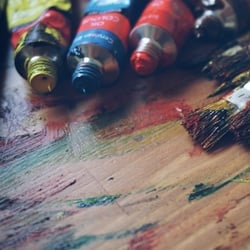
//> input picture Web Development/Dasmoto Project/resources/css/finnish.jpeg, 250 x 250 px
$ ./mtf_analyzer_6 '../../../Dasmoto Project/resources/css/finnish.jpeg'   (built with g++ and OpenCV 4)
//> lines starting //> are read from the running program, lines starting //| are printed output that depends on the picture; after the words box and inside, x2 and y2 are one past the last pixel; in counts of white or black regions, pixels touching at a corner belong together
#include <opencv2/opencv.hpp>
#include <iostream>
#include <vector>
#include <numeric>   // for std::iota, std::accumulate
#include <algorithm> // for std::sort
#include <map>       // for std::map
#include <cmath>     // for mathematical operations

class MTFAnalyzer
{
public:
    // Data structures
    struct EdgeROI
    {
        cv::Vec4i line;
        cv::Rect roi;
        double angle;
        cv::Mat roi_image;
    };

    struct EdgeProfileData
    {
        std::vector<std::vector<double>> profiles;
        cv::Mat visualization;
    };

    struct ESFData
    {
        std::vector<double> distances;          // Perpendicular distances from edge
        std::vector<double> intensities;        // Corresponding intensity values
        std::vector<double> binned_distances;   // After binning
        std::vector<double> binned_intensities; // After binning
        cv::Mat visualization;                  // For debugging
    };

    struct ROIQuality
    {
        double edge_strength;      // Edge contrast/gradient strength (0-100)
        double linearity_score;    // How straight/linear the edge is (0-100)
        double noise_level;        // Noise assessment in the ROI (lower is better)
        double profile_adequacy;   // Number and quality of profiles (0-100)
        double overall_score;      // Combined quality score (0-100)
        bool is_acceptable;        // Whether ROI meets quality threshold
        std::string quality_reason; // Explanation of quality assessment
    };

    struct LSFData
    {
        std::vector<double> distances;    // X-axis positions
        std::vector<double> lsf_values;   // LSF values
        std::vector<double> smoothed_lsf; // Smoothed LSF values
        double fwhm;                      // Full Width at Half Maximum
        cv::Mat visualization;            // Debug visualization
        ROIQuality quality;               // Quality assessment of this ROI
    };

    struct MTFResults
    {
        // Basic MTF data
        std::vector<double> frequencies;
        std::vector<double> mtf_values;

        // Key metrics in cycles/pixel
        double mtf50; // Keep naming consistent
        double mtf20;
        double mtf10;

        // Converted metrics in lp/mm
        double mtf50_lp_mm;
        double mtf20_lp_mm;
        double mtf10_lp_mm;

        // Validation data
        std::vector<double> theoretical_mtf;
        double theoretical_mtf50;
        double theoretical_mtf20;
        double theoretical_mtf10;
        double rms_error;

        // Visualization
        cv::Mat visualization;

        // State flags
        bool has_theoretical = false;
        bool is_converted = false;

        // [64 lines left out: functions convertToLPMM, calculateTheoreticalMTF, printValidationResults, not called in this run]

    private:
        // [22 lines left out: functions calculateTheoreticalMTFx, calculateRMSError, not called in this run]
    };

    class BenchmarkTimer
    {
        using Clock = std::chrono::high_resolution_clock;
        Clock::time_point start;
        std::string name;

    public:
        // [4 lines left out: function BenchmarkTimer, not called in this run]
        ~BenchmarkTimer()
        {
            auto duration = std::chrono::duration_cast<std::chrono::microseconds>(Clock::now() - start);
            std::cout << "\n"
                      << name << " completed in: " << duration.count() << "μs" << std::endl;
            std::cout.flush(); // Force output
        }
    };

    struct ProgramOptions
    {
        std::string input_file;
        double pixel_size_mm = 0.0;
        double gaussian_sigma = 0.0;
        bool debug = false;
        bool validate_theoretical = false;

        static ProgramOptions parseCommandLine(int argc, char **argv)
        {
            ProgramOptions options;

            for (int i = 1; i < argc; i++)
            {
                std::string arg = argv[i];
                if (arg == "--pixel-size" && i + 1 < argc)
                {
                    options.pixel_size_mm = std::stod(argv[++i]);
                }
                else if (arg == "--gaussian-sigma" && i + 1 < argc)
                {
                    options.gaussian_sigma = std::stod(argv[++i]);
                    options.validate_theoretical = true;
                }
                else if (arg == "--debug")
                {
                    options.debug = true;
                }
                else
                {
                    options.input_file = arg;
                }
            }

            return options;
        }
    };

    // Main analysis functions
    static MTFResults analyzeImage(const cv::Mat &image, const ProgramOptions &options)
    {
        // Validate input image
        if (image.empty())
        {
            throw std::runtime_error("Input image is empty");
        }

        // Process edges and compute MTF results directly
        std::vector<EdgeROI> edges = detectEdgesAndCreateROIs(image, options.debug);
        if (edges.empty())
        {
            throw std::runtime_error("No suitable edges found in image");
        }

        // Storage for MTF results from all valid edges
        std::vector<MTFResults> mtf_results;

        // Process each detected edge
        for (const auto &edge : edges)
        {
            try
            {
                EdgeProfileData profiles = sampleEdgeProfiles(edge.roi_image, edge);
                ESFData esf = computeSuperResolutionESF(profiles, edge.angle);
                LSFData lsf = computeLSF(esf, edge.roi_image, edge.line, profiles.profiles.size(), options.debug);

                // Quality filtering: Only proceed with acceptable quality ROIs
                if (!lsf.quality.is_acceptable)
                {
                    std::cout << "⚠️ Skipping ROI due to poor quality" << std::endl;
                    continue; // Skip this ROI
                }

                // Additional outlier filtering based on FWHM reasonableness
                // Skip ROIs with extremely small or large FWHM values that indicate measurement errors
                if (lsf.fwhm < 0.1 || lsf.fwhm > 5.0)
                {
                    std::cout << "⚠️ Skipping ROI due to unrealistic FWHM: " << lsf.fwhm << " pixels" << std::endl;
                    continue;
                }

                MTFResults mtf = computeMTF(lsf);

                // Save LSF visualization if in debug mode
                if (options.debug && !lsf.visualization.empty())
                {
                    static int lsf_counter = 0;
                    cv::imwrite("lsf_" + std::to_string(lsf_counter++) + ".png", lsf.visualization);
                }

                // Add theoretical calculations if requested
                if (options.gaussian_sigma > 0.0)
                {
                    mtf.calculateTheoreticalMTF(options.gaussian_sigma);
                }

                // Convert to lp/mm if pixel size provided
                if (options.pixel_size_mm > 0.0)
                {
                    mtf.convertToLPMM(options.pixel_size_mm);
                }

                if (isValidMTF(mtf, lsf, true)) // Always show debug for validation issues
                {
                    mtf_results.push_back(mtf);
                    std::cout << "✅ MTF result added to collection. Total: " << mtf_results.size() << std::endl;
                }
                else
                {
                    std::cout << "❌ MTF result rejected by validation" << std::endl;
                }
            }
            catch (const std::exception &e)
            {
                std::cerr << "Error processing edge: " << e.what() << std::endl;
                continue;
            }
        }

        std::cout << "\n=== MTF COLLECTION SUMMARY ===" << std::endl;
        std::cout << "Total MTF results collected: " << mtf_results.size() << std::endl;

        if (mtf_results.empty())
        {
            throw std::runtime_error("No valid MTF results obtained");
        }

        std::cout << "Proceeding to average " << mtf_results.size() << " MTF results..." << std::endl;

        // Average the MTF results
        MTFResults averaged_mtf = averageMTFResults(mtf_results);

        std::cout << "MTF averaging completed successfully!" << std::endl;

        // Print final MTF metrics
        std::cout << "\n=== FINAL MTF RESULTS ===" << std::endl;
        std::cout << "MTF50: " << averaged_mtf.mtf50 << " cycles/pixel" << std::endl;
        std::cout << "MTF20: " << averaged_mtf.mtf20 << " cycles/pixel" << std::endl;
        std::cout << "MTF10: " << averaged_mtf.mtf10 << " cycles/pixel" << std::endl;

        if (averaged_mtf.has_theoretical) {
            std::cout << "\n=== THEORETICAL COMPARISON ===" << std::endl;
            std::cout << "Theoretical MTF50: " << averaged_mtf.theoretical_mtf50 << " cycles/pixel" << std::endl;
            std::cout << "Theoretical MTF20: " << averaged_mtf.theoretical_mtf20 << " cycles/pixel" << std::endl;
            std::cout << "Theoretical MTF10: " << averaged_mtf.theoretical_mtf10 << " cycles/pixel" << std::endl;

            double mtf50_error = ((averaged_mtf.mtf50 - averaged_mtf.theoretical_mtf50) / averaged_mtf.theoretical_mtf50) * 100;
            std::cout << "MTF50 Error: " << mtf50_error << "%" << std::endl;
        }

        // Return the averaged results
        return averaged_mtf;
    }

    // [209 lines left out: functions analyzeImageMTF, createMTFVisualization, not called in this run]

    static void testFWHMCalculation()
    {
        std::cout << "\n====== TESTING FWHM CALCULATION ======" << std::endl;

        // Create a synthetic Gaussian LSF
        const int size = 200;
        const double sigma = 1.5;                      // Same as your applied blur
        const double theoretical_fwhm = 2.355 * sigma; // FWHM = 2.355*sigma for Gaussian

        std::vector<double> x(size);
        std::vector<double> y(size);

        // Create distance array centered at 0 with sub-pixel resolution
        const double pixel_spacing = 0.25; // 4x super-resolution as per ISO 12233
        for (int i = 0; i < size; i++)
        {
            x[i] = (i - size / 2) * pixel_spacing;
        }

        // Generate normalized Gaussian values
        double sum = 0.0;
        for (int i = 0; i < size; i++)
        {
            y[i] = std::exp(-(x[i] * x[i]) / (2 * sigma * sigma));
            sum += y[i];
        }

        // Normalize to ensure area = 1.0
        double dx = x[1] - x[0];
        double normalization_factor = sum * dx;
        for (auto &val : y)
        {
            val /= normalization_factor;
        }

        // Calculate FWHM using our function
        double measured_fwhm = calculateFWHMWithDebug(x, y, true);
//> further down, image is the input picture: 250 rows x 250 cols, CV_8UC3; mean B, G, R 109.3, 105.7, 116.7

        std::cout << "\n====== Gaussian Test Results ======" << std::endl;
        std::cout << "Input sigma: " << sigma << std::endl;
        std::cout << "Theoretical FWHM: " << theoretical_fwhm << std::endl;
        std::cout << "Measured FWHM: " << measured_fwhm << std::endl;
        std::cout << "Ratio (measured/theoretical): " << measured_fwhm / theoretical_fwhm << std::endl;

        if (std::abs(measured_fwhm / theoretical_fwhm - 1.0) > 0.05)
        {
            std::cout << "WARNING: FWHM measurement differs from theoretical by >5%" << std::endl;
        }
        else
        {
            std::cout << "FWHM calculation PASSED synthetic test" << std::endl;
        }
    }

private:
    // Edge detection
    static std::vector<EdgeROI> detectEdgesAndCreateROIs(const cv::Mat &input, bool debug = false)
    {
//> called with debug = false
        std::vector<EdgeROI> detected_edges;

        // Create copy and mask central region using more efficient OpenCV operations
        cv::Mat masked;
        input.copyTo(masked);
        int radius = std::min(input.rows, input.cols) / 100 * 5;
        cv::circle(masked, cv::Point(input.cols / 2, input.rows / 2), radius, cv::Scalar(0, 0, 0), -1, cv::LINE_AA);
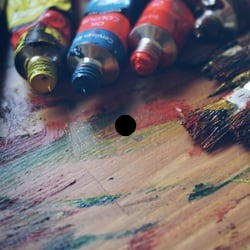
//> masked: 250 rows x 250 cols, CV_8UC3; 0.65% of pixels changed, all inside (x1, y1, x2, y2) = (114, 114, 137, 137)

        if (debug)
        {
            cv::imwrite("open-cv-1_masked_input.png", masked);
        }

        // Convert to grayscale and compute mean using OpenCV's optimized functions
        cv::Mat gray;
        cv::cvtColor(masked, gray, cv::COLOR_BGR2GRAY);
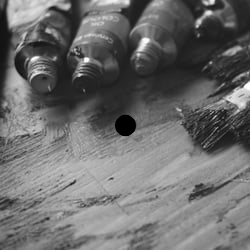
//> gray: 250 rows x 250 cols, CV_8UC1; min 0, max 255, mean 108.9
        cv::Scalar mean_scalar = cv::mean(gray);
//> mean_scalar = Scalar(108.9)
        double mean_intensity = mean_scalar[0];
//> mean_intensity = 108.9

        // Use OpenCV's built-in automatic thresholding for Canny
        cv::Mat edges;
        int canny_low = std::max(20, static_cast<int>(mean_intensity * 0.2));
//> canny_low = 21
        int canny_high = std::min(200, static_cast<int>(mean_intensity * 0.6));
//> canny_high = 65
        cv::Canny(gray, edges, canny_low, canny_high);
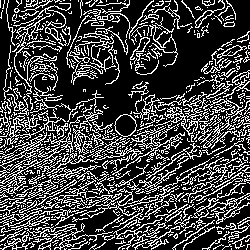
//> edges: 250 rows x 250 cols, CV_8UC1; 26.4% white in thin lines or dots

        if (debug)
        {
            cv::imwrite("open-cv-2_detected_edges.png", edges);
        }

        // Optimize line detection parameters
        std::vector<cv::Vec4i> lines;
        int min_line_length = std::min(input.rows, input.cols) / 8;
        int max_line_gap = std::min(input.rows, input.cols) / 16;
//> (the rest of the program and of its run is left out)
